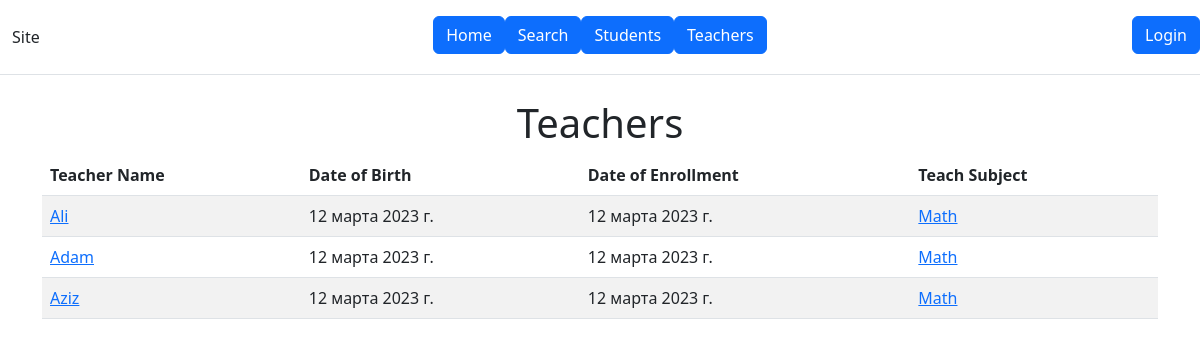
Page /teachers on the earlier database version.
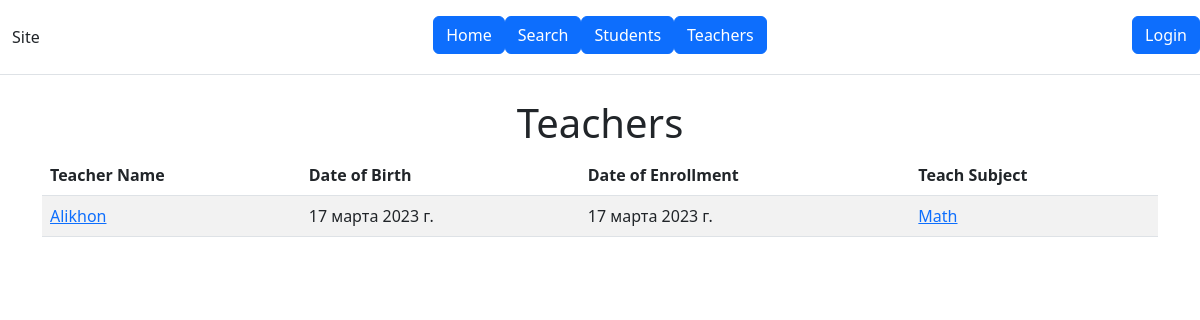
Same page on the later database version.
### main/models.py (models this page shows, shortened)
class Teacher(models.Model):
    name = models.CharField(max_length=100)
    date_of_birth = models.DateField()
    date_of_enrollment = models.DateField()
    teachSubj = models.ForeignKey('SubjectLesson', on_delete=models.CASCADE)
    gender = models.ForeignKey(Gender, on_delete=models.CASCADE)
    nation = models.ForeignKey(Nation, on_delete=models.CASCADE)
    category = models.ForeignKey(Category, on_delete=models.CASCADE, blank=True)
    work_experience = models.IntegerField(blank=True)
    admission_year = models.IntegerField()
    mail = models.CharField(max_length=50, blank=True)
    number_phone = models.CharField(max_length=20)
    number_whatsapp = models.CharField(max_length=20)
    date_certification = models.DateField(auto_now_add=True)
    address = models.CharField(max_length=100)

class SubjectLesson(models.Model):
    nameSubject = models.CharField(max_length=100)
    teachers = models.ManyToManyField(Teacher, blank=True)

### main/views.py (the view)
# urls.py: path('teachers', views.teacher_list, name='teachers'),
def teacher_list(request):
    teachers = Teacher.objects.all()
    return render(request, 'main/teacher_list.html', {'teachers': teachers})

### main/templates/main/teacher_list.html
{% extends 'main/base.html' %}
{% block content %}
  <center><h1>Teachers</h1></center>
  <table class="table table-striped">
    <thead>
      <tr>
        <th>Teacher Name</th>
        <th>Date of Birth</th>
        <th>Date of Enrollment</th>
        <th>Teach Subject</th>
      </tr>
    </thead>
    <tbody>
      {% for teacher in teachers %}
        <tr>
          <td><a href="{% url 'main:teacher_detail' name=teacher.name %}">{{ teacher.name }}</a></td>
          <td>{{ teacher.date_of_birth }}</td>
          <td>{{ teacher.date_of_enrollment }}</td>
          <td><a href="{% url 'main:subject_detail' name=teacher.teachSubj.nameSubject %}">{{ teacher.teachSubj.nameSubject }}</a></td>
        </tr>
      {% endfor %}
    </tbody>
  </table>
{% endblock %}

### main/templates/main/base.html (shortened to what this page needs)
{% load static %}
<!DOCTYPE html>
<html lang="en">
<head>
    <link href="https://cdn.jsdelivr.net/npm/bootstrap@5.3.0-alpha1/dist/css/bootstrap.min.css" rel="stylesheet">
    <link rel="stylesheet" href="https://appsrv1-147a1.kxcdn.com/data-able-v100-enh1/fonts/fontawesome/css/fontawesome-all.min.css">
    <link rel="stylesheet" href="https://appsrv1-147a1.kxcdn.com/data-able-v100-enh1/plugins/animation/css/animate.min.css">
    <link rel="stylesheet" href="https://appsrv1-147a1.kxcdn.com/data-able-v100-enh1/css/style.css">
    <link rel="stylesheet" href="https://appsrv1-147a1.kxcdn.com/data-able-v100-enh1/css/dark.css">
</head>
<body>
    <header class="d-flex flex-wrap align-items-center justify-content-center justify-content-md-between py-3 mb-4 border-bottom">
        <a href="#" class="d-flex align-items-center col-md-3 mb-2 mb-md-0 text-dark text-decoration-none">
            <div class="container">Site</div>
            <svg class="bi me-2" width="40" height="32" role="img" aria-label="Bootstrap"><use xlink:href="#bootstrap"></use></svg>
        </a>
        <ul class="nav col-12 col-md-auto mb-2 justify-content-center mb-md-0">
            <li><a href="{% url 'main:index' %}" class="btn btn-primary shadow-2 mb-1">Home</a></li>
            <li><a href="{% url 'main:search' %}" class="btn btn-primary shadow-2 mb-1">Search</a></li>
            <li><a href="{% url 'main:students' %}" class="btn btn-primary shadow-2 mb-1">Students</a></li>
            <li><a href="{% url 'main:teachers' %}" class="btn btn-primary shadow-2 mb-1">Teachers</a></li>
        </ul>
        <div class="col-md-3 text-end">
            {% if user.is_authenticated %}
                <a href="{% url 'users:logout' %}" class="btn btn-primary shadow-2 mb-1">Logout</a>
                <a href="{% url 'users:profile' %}" class="btn btn-primary shadow-2 mb-1">Profile</a>
            {% else %}
                <a class="btn btn-primary shadow-2 mb-1" href="{% url 'users:login' %}">Login</a>
            {% endif %}
        </div>
    </header>
    <div class='container'>
        {% block content %}{% endblock content %}
    </div>
</body>
</html>

Differences in the rows shown:
removed Teacher: name "Ali", date_of_birth "12 марта 2023 г.", date_of_enrollment "12 марта 2023 г.", teachSubj.nameSubject "Math"
removed Teacher: name "Adam", date_of_birth "12 марта 2023 г.", date_of_enrollment "12 марта 2023 г.", teachSubj.nameSubject "Math"
removed Teacher: name "Aziz", date_of_birth "12 марта 2023 г.", date_of_enrollment "12 марта 2023 г.", teachSubj.nameSubject "Math"
added Teacher: name "Alikhon", date_of_birth "17 марта 2023 г.", date_of_enrollment "17 марта 2023 г.", teachSubj.nameSubject "Math"
